Frame 1 (no input): blank canvas, image omitted
Frame 60 (no input): blank canvas, image omitted
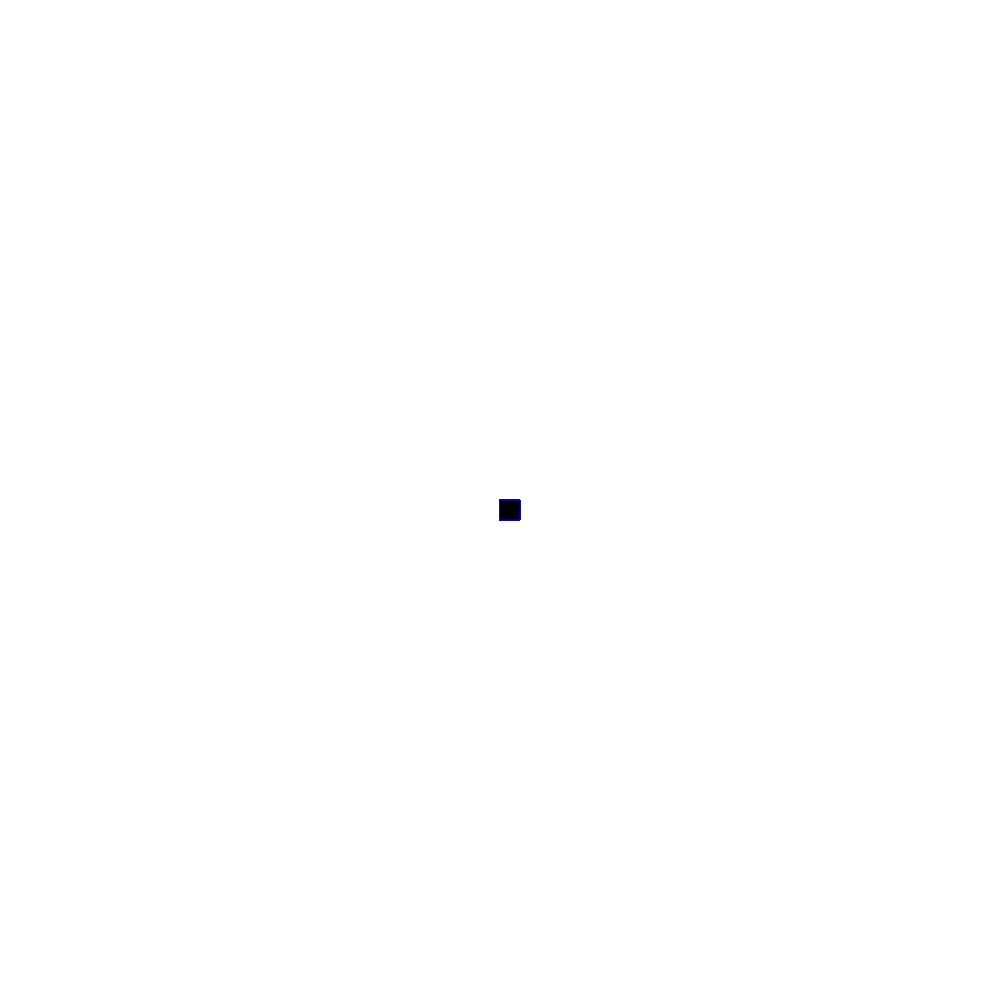
Frame 120 (the mouse pressed at the canvas centre since frame 60)

The p5.js sketch whose frames 1 and 60 were blank and that drew this single picture after the mouse press (run headless with seeded random() and noise() and a simulated clock; from frame 60 on, the mouse is pressed at the canvas centre):

// p5.js sketch
// ── sketch.js
function setup() {
    createCanvas(1000, 1000);
    background("white");
  }
  
  function draw() {
    
    stroke("blue");
    fill("black");
    if(mouseIsPressed){
    rect (mouseX, mouseY, 20, 20);
  }  
  }
    
